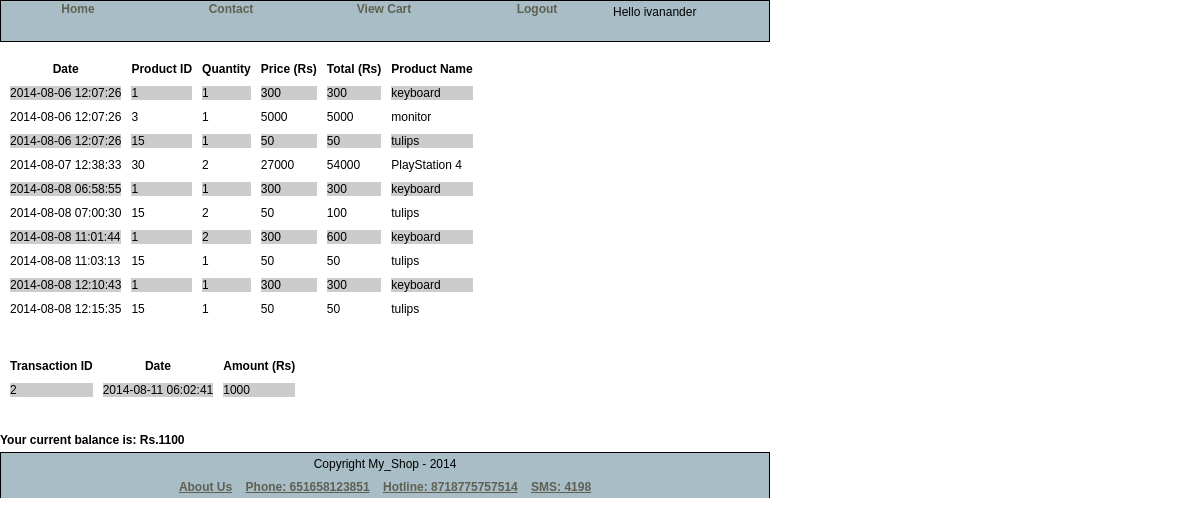
Screenshot of /view/my_transaction.php (signed in) with the database file from the repository.
### tables this page shows
CREATE TABLE IF NOT EXISTS `orders` (
  `order_id` int(11) NOT NULL AUTO_INCREMENT,
  `date` timestamp NOT NULL DEFAULT CURRENT_TIMESTAMP,
  `user_id` int(11) NOT NULL,
  `product_id` int(5) NOT NULL,
  `quantity` int(11) NOT NULL,
  `price` int(11) NOT NULL,
  `total` int(11) NOT NULL,
  `shipping_id` int(11) NOT NULL,
  PRIMARY KEY (`order_id`)
);

CREATE TABLE IF NOT EXISTS `product` (
  `product_id` int(5) NOT NULL AUTO_INCREMENT,
  `name` varchar(255) NOT NULL,
  `type` varchar(255) NOT NULL,
  `color` varchar(255) NOT NULL,
  `description` longtext NOT NULL,
  PRIMARY KEY (`product_id`)
);

CREATE TABLE IF NOT EXISTS `transaction` (
  `trans_id` int(11) NOT NULL AUTO_INCREMENT,
  `date` timestamp NOT NULL DEFAULT CURRENT_TIMESTAMP ON UPDATE CURRENT_TIMESTAMP,
  `user_id` int(11) NOT NULL,
  `amount` int(11) NOT NULL,
  PRIMARY KEY (`trans_id`)
);

CREATE TABLE IF NOT EXISTS `users_details` (
  `user_id` int(11) NOT NULL AUTO_INCREMENT,
  `credits` mediumint(8) unsigned NOT NULL DEFAULT '500',
  PRIMARY KEY (`user_id`)
);

### inc/get_sales_info.php (the view, shortened to what this page needs)
<?php
function get_sales_info($user_id)
{
    $queryOrder = "SELECT date, product_id, quantity, price, total FROM orders WHERE user_id= '$user_id'";
    $resultOrder = mysql_query($queryOrder) or die ("An error occurred");
    $num_rows = mysql_num_rows($resultOrder);
    if ($num_rows > 0)
    {
?>
        <table cellspacing="10" cellpadding="3" id="oddEven">
            <tr>
                <th> Date </th>
                <th> Product ID </th>
                <th> Quantity </th>
                <th> Price (Rs) </th>
                <th> Total (Rs) </th>
                <th> Product Name </th>
            </tr>
<?php
    while($my_order = mysql_fetch_assoc($resultOrder))
    {
        echo "<tr>";
        foreach($my_order as $key => $value)
        {
            echo "<td>" .$value. "</td>";
        }
        $product_id = $my_order['product_id'];
        $queryName = sprintf("SELECT name FROM product WHERE product_id= %d", $product_id);
        $resultName = mysql_query($queryName) or die ("An error occurred");
        while($my_product_detail = mysql_fetch_assoc($resultName))
        {
            foreach($my_product_detail as $key => $value)
            {
                echo "<td>" .$value. "</td>";
            }
            echo "</tr>";
        }
    }
    echo "</table><br/>";
    }
    else
    {
        echo "<p>No order placed till now</p>";
    }
}
?>

### inc/get_my_transaction.php (shortened to what this page needs)
<?php
function get_my_transaction($user_id)
{
    $queryTrans = "SELECT trans_id, date, amount FROM transaction WHERE user_id= '$user_id'";
    $resultTrans = mysql_query($queryTrans) or die ("An error occurred");
    $num_rows = mysql_num_rows($resultTrans);
    if ($num_rows > 0)
    {
?>
        <table cellspacing="10" cellpadding="3" id="oddEven">
            <tr>
                <th> Transaction ID </th>
                <th> Date </th>
                <th> Amount (Rs) </th>
            </tr>
<?php
        while($my_transaction = mysql_fetch_assoc($resultTrans))
        {
            echo "<tr>";
            foreach($my_transaction as $key => $value)
            {
                echo "<td>" .$value. "</td>";
            }
            echo "</tr>";
        }
        echo "</table><br/>";
    }
    else
    {
        echo "<p>No transaction recorded yet</p>";
    }
    $queryBalance = mysql_fetch_assoc(mysql_query("SELECT credits FROM users_details WHERE user_id='$user_id'"));
    echo "<b>Your current balance is: Rs." .$queryBalance['credits'] ."</b>";
}
?>

### css/styles.css (style rules this page uses)
* { margin:0; padding:0; }
html { padding: 0; margin-left:0; }
body { font: 75% georgia, sans-serif; line-height: 1.88889; color: black; margin-left: auto; margin-right:auto; }
#oddEven tr:nth-child(even) { background: #CCC; }
#oddEven tr:nth-child(odd) { background: #FFF; }
#oddEven { font: 12px arial, sans-serif; }

### rows the page displays
orders: date "2014-08-06 12:07:26", product "1", quantity "1", price "300", total "300"
product: name "keyboard"
orders: date "2014-08-06 12:07:26", product "3", quantity "1", price "5000", total "5000"
product: name "monitor"
orders: date "2014-08-06 12:07:26", product "15", quantity "1", price "50", total "50"
product: name "tulips"
orders: date "2014-08-07 12:38:33", product "30", quantity "2", price "27000", total "54000"
product: name "PlayStation 4"
orders: date "2014-08-08 06:58:55", product "1", quantity "1", price "300", total "300"
orders: date "2014-08-08 07:00:30", product "15", quantity "2", price "50", total "100"
orders: date "2014-08-08 11:01:44", product "1", quantity "2", price "300", total "600"
orders: date "2014-08-08 11:03:13", product "15", quantity "1", price "50", total "50"
orders: date "2014-08-08 12:10:43", product "1", quantity "1", price "300", total "300"
orders: date "2014-08-08 12:15:35", product "15", quantity "1", price "50", total "50"
transaction: trans_id "2", date "2014-08-11 06:02:41", amount "1000"
users_details: credits "1100"

### other values shown
$user[0] "ivanander"
